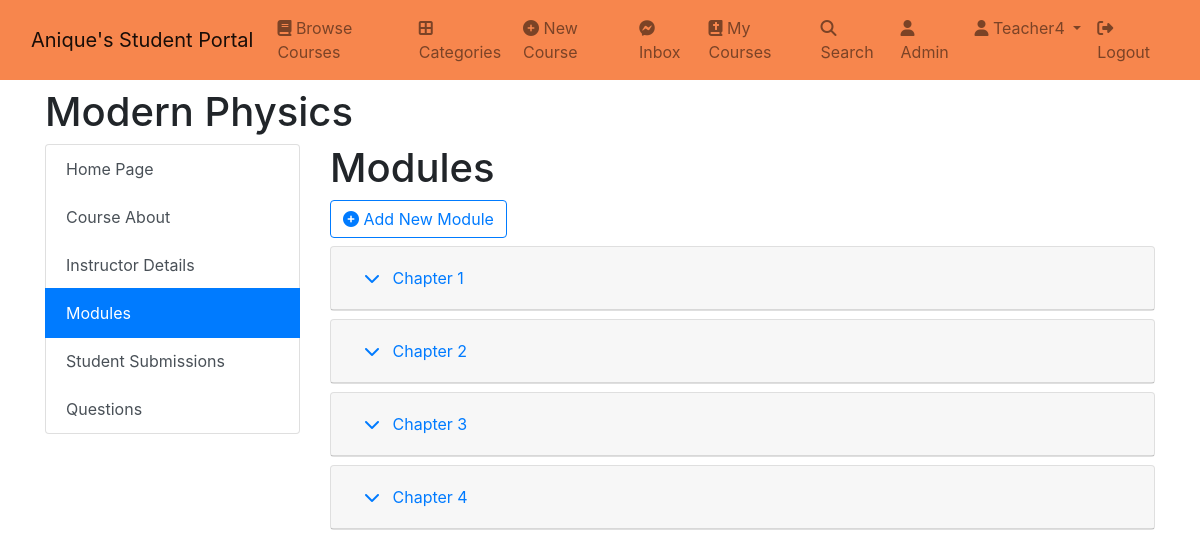
/course/31f14fdc-ee4c-420d-b912-1c9cc059e567/modules (signed in), run on the app's committed database.
### classroom/models.py (models this page shows, shortened)
class Course(models.Model):
    id = models.UUIDField(primary_key=True, default=uuid.uuid4, editable=False)
    announcements = models.ManyToManyField(Announcement)
    picture = models.ImageField(upload_to=course_directory_path)
    title = models.CharField(max_length=100, verbose_name='Title')
    description = models.TextField()
    category = models.ForeignKey(Category, on_delete=models.CASCADE)
    syllabus = RichTextField()
    user = models.ForeignKey(
        User, on_delete=models.CASCADE, related_name='course_owner')
    enrolled = models.ManyToManyField(User)
    modules = models.ManyToManyField(Module)
    questions = models.ManyToManyField(CourseQuestion)
    created_at = models.DateTimeField(auto_now_add=True)

### module/models.py (models this page shows, shortened)
class Module(models.Model):
    title = models.CharField(max_length=150,unique=True)
    description = models.TextField(null=True,blank=True)
    user = models.ForeignKey(User, on_delete=models.CASCADE, related_name="module_user")
    pages = models.ManyToManyField(Page)
    quizzes = models.ManyToManyField(Quiz)
    assignments = models.ManyToManyField(Assignment)

### module/views.py (the view)
# urls.py: path("<course_id>/modules", course_modules, name="course-modules"),
def course_modules(request, course_id):
    user = request.user
    course = get_object_or_404(Course, id=course_id)
    page_completions = Completion.objects.filter(
        user=user, course=course).values_list("page__pk", flat=True)
    quiz_completions = Completion.objects.filter(
        user=user, course=course).values_list("quiz__pk", flat=True)
    assignment_completions = Completion.objects.filter(
        user=user, course=course).values_list("assignment__pk", flat=True)
    teacher_mode = False
    if user == course.user:
        teacher_mode = True
    context = {
        "course": course,
        "teacher_mode": teacher_mode,
        "page_completions": page_completions,
        "quiz_completions": quiz_completions,
        "assignment_completions": assignment_completions,
    }
    return render(request, "module/modules.html", context)

### student_portal/templates/module/modules.html (shortened to what this page needs)
{% extends 'base.html' %} {% block content %}
<div class="container mt-2">
  <h1>{{course.title}}</h1>
  <div class="row">
    <div class="col-3">{% include 'side_panel.html' %}</div>
    <div class="col-9">
      <div>
        <h1>Modules</h1>
        {% if teacher_mode %}
        <a
          class="btn btn-outline-primary mb-2"
          href="{% url 'new-module' course.id %}"
          ><i class="fa fa-plus-circle"></i>
          Add New Module</a
        >
        {% endif %}
      </div>
       {% for module in course.modules.all %}
      <div id="accordion" class="mb-2">
        <div class="card">
          <div class="card-header" id="headingOne{{module.id}}">
            <h5 class="mb-0">
              <button
                class="btn btn-link"
                data-toggle="collapse"
                data-target="#collapseOne{{module.id}}"
                aria-expanded="true"
                aria-controls="collapseOne"
                style="text-decoration: none"
              >
                <i class="fa fa-chevron-down pr-2"></i>
                {{module.title}}
              </button>
            </h5>
          </div>
        </div>
      </div>
      {% endfor %}
    </div>
  </div>
</div>
{% endblock content %}

### student_portal/templates/base.html (shortened to what this page needs)
{% load static %}
<!DOCTYPE html>
<html lang="en">
  <head>
    <link
      href="https://cdn.jsdelivr.net/npm/bootstrap@5.0.2/dist/css/bootstrap.min.css"
      rel="stylesheet"
    />
    <link
      rel="stylesheet"
      href="https://cdnjs.cloudflare.com/ajax/libs/font-awesome/6.1.1/css/all.min.css"
    />
    <link
      rel="stylesheet"
      href="https://stackpath.bootstrapcdn.com/bootstrap/4.3.1/css/bootstrap.min.css"
    />
  </head>
  <body>
    <nav
      class="navbar navbar-expand-lg navbar-light"
      style="background: #f7864d"
    >
      <div class="container-fluid">
        <a class="navbar-brand" href="{% url 'index' %}"
          >Anique's Student Portal</a
        >
        <div class="collapse navbar-collapse" id="navbarSupportedContent">
          <ul class="navbar-nav me-auto mb-2 mb-lg-0">
            <li class="nav-item">
              <a class="nav-link" href="{% url 'browse-courses' %}"
                ><i class="fa fa-book"></i> Browse Courses</a
              >
            </li>
            <li class="nav-item">
              <a class="nav-link" href="{% url 'categories' %}"
                ><i class="fas fa-border-all"></i> Categories</a
              >
            </li>
            <li class="nav-item">
              <a class="nav-link" href="{% url 'new-course' %}"
                ><i class="fa fa-plus-circle"></i> New Course</a
              >
            </li>
            <li class="nav-item">
              <a class="nav-link" href="{% url 'inbox' %}"
                ><i class="fa-brands fa-facebook-messenger"></i> Inbox
              </a>
            </li>
            <li class="nav-item">
              <a class="nav-link" href="{% url 'my-courses' %}"
                ><i class="fa-solid fa-book-bible"></i> My Courses</a
              >
            </li>
            <li class="nav-item">
              <a class="nav-link" href="{% url 'search' %}"
                ><i class="fa-solid fa-search"></i> Search</a
              >
            </li>
            {% if request.user.is_superuser %}
            <li class="nav-item">
              <a class="nav-link" href="/admin"
                ><i class="fa fa-user"></i> Admin</a
              >
            </li>
            {% endif %}
            <li class="nav-item dropdown">
              <a
                class="nav-link dropdown-toggle"
                href="#"
                id="navbarDropdown"
                role="button"
                data-bs-toggle="dropdown"
                aria-expanded="false"
              >
                <i class="fa fa-user"></i> {{request.user.username|capfirst}}
              </a>
            </li>
            <li class="nav-item">
              <a class="nav-link" href="{% url 'logout' %}"
                ><i class="fa-solid fa-right-from-bracket"></i> Logout</a
              >
            </li>
          </ul>
        </div>
      </div>
    </nav>
    {% block content %} {% block pagination %} {% endblock pagination %} {% endblock content %}
  </body>
</html>

### data on the page
Course: title "Modern Physics"
Module: title "Chapter 1"
Module: title "Chapter 2"
Module: title "Chapter 3"
Module: title "Chapter 4"

### other printed values
{{ request.user.username|capfirst }} "Teacher4"
